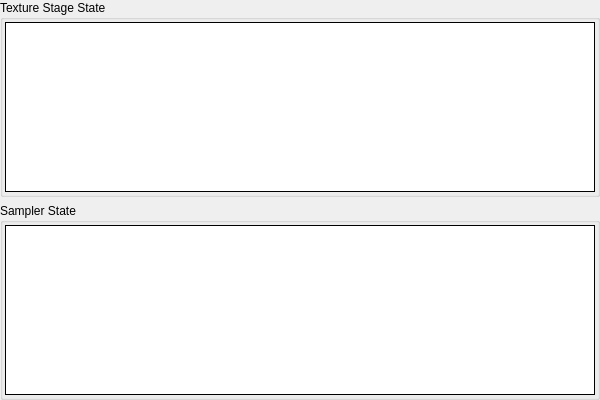
         <widget class="QWidget" name="tsScrollContents">
          <property name="geometry">
           <rect>
            <x>0</x>
            <y>0</y>
            <width>600</width>
            <height>400</height>
           </rect>
          </property>
          <layout class="QVBoxLayout" name="tsScrollLayout">
           <property name="leftMargin">
            <number>0</number>
           </property>
           <property name="topMargin">
            <number>0</number>
           </property>
           <property name="rightMargin">
            <number>0</number>
           </property>
           <property name="bottomMargin">
            <number>0</number>
           </property>
           <item>
            <widget class="CollapseGroupBox" name="texStagesGroup">
             <property name="sizePolicy">
              <sizepolicy hsizetype="Preferred" vsizetype="Expanding">
               <horstretch>0</horstretch>
               <verstretch>1</verstretch>
              </sizepolicy>
             </property>
             <property name="title">
              <string>Texture Stage State</string>
             </property>
             <layout class="QHBoxLayout" name="texStagesLayout">
              <property name="leftMargin">
               <number>2</number>
              </property>
              <property name="topMargin">
               <number>2</number>
              </property>
              <property name="rightMargin">
               <number>2</number>
              </property>
              <property name="bottomMargin">
               <number>2</number>
              </property>
              <item>
               <widget class="RDTreeWidget" name="texStages">
                <property name="frameShape">
                 <enum>QFrame::Box</enum>
                </property>
                <property name="frameShadow">
                 <enum>QFrame::Plain</enum>
                </property>
                <property name="editTriggers">
                 <set>QAbstractItemView::NoEditTriggers</set>
                </property>
                <property name="showDropIndicator" stdset="0">
                 <bool>false</bool>
                </property>
                <property name="indentation">
                 <number>0</number>
                </property>
                <property name="rootIsDecorated">
                 <bool>false</bool>
                </property>
                <property name="itemsExpandable">
                 <bool>false</bool>
                </property>
                <property name="allColumnsShowFocus">
                 <bool>true</bool>
                </property>
                <property name="expandsOnDoubleClick">
                 <bool>false</bool>
                </property>
                <attribute name="headerStretchLastSection">
                 <bool>false</bool>
                </attribute>
               </widget>
              </item>
             </layout>
            </widget>
           </item>
           <item>
            <widget class="CollapseGroupBox" name="texSamplersGroup">
             <property name="sizePolicy">
              <sizepolicy hsizetype="Preferred" vsizetype="Expanding">
               <horstretch>0</horstretch>
               <verstretch>1</verstretch>
              </sizepolicy>
             </property>
             <property name="title">
              <string>Sampler State</string>
             </property>
             <layout class="QHBoxLayout" name="texSamplersLayout">
              <property name="leftMargin">
               <number>2</number>
              </property>
              <property name="topMargin">
               <number>2</number>
              </property>
              <property name="rightMargin">
               <number>2</number>
              </property>
              <property name="bottomMargin">
               <number>2</number>
              </property>
              <item>
               <widget class="RDTreeWidget" name="texSamplers">
                <property name="frameShape">
                 <enum>QFrame::Box</enum>
                </property>
                <property name="frameShadow">
                 <enum>QFrame::Plain</enum>
                </property>
                <property name="editTriggers">
                 <set>QAbstractItemView::NoEditTriggers</set>
                </property>
                <property name="showDropIndicator" stdset="0">
                 <bool>false</bool>
                </property>
                <property name="indentation">
                 <number>0</number>
                </property>
                <property name="rootIsDecorated">
                 <bool>false</bool>
                </property>
                <property name="itemsExpandable">
                 <bool>false</bool>
                </property>
                <property name="allColumnsShowFocus">
                 <bool>true</bool>
                </property>
                <property name="expandsOnDoubleClick">
                 <bool>false</bool>
                </property>
                <attribute name="headerStretchLastSection">
                 <bool>false</bool>
                </attribute>
               </widget>
              </item>
             </layout>
            </widget>
           </item>
           <item>
            <spacer name="tsVerticalSpacer">
             <property name="orientation">
              <enum>Qt::Vertical</enum>
             </property>
             <property name="sizeType">
              <enum>QSizePolicy::MinimumExpanding</enum>
             </property>
             <property name="sizeHint" stdset="0">
              <size>
               <width>0</width>
               <height>0</height>
              </size>
             </property>
            </spacer>
           </item>
          </layout>
         </widget>
